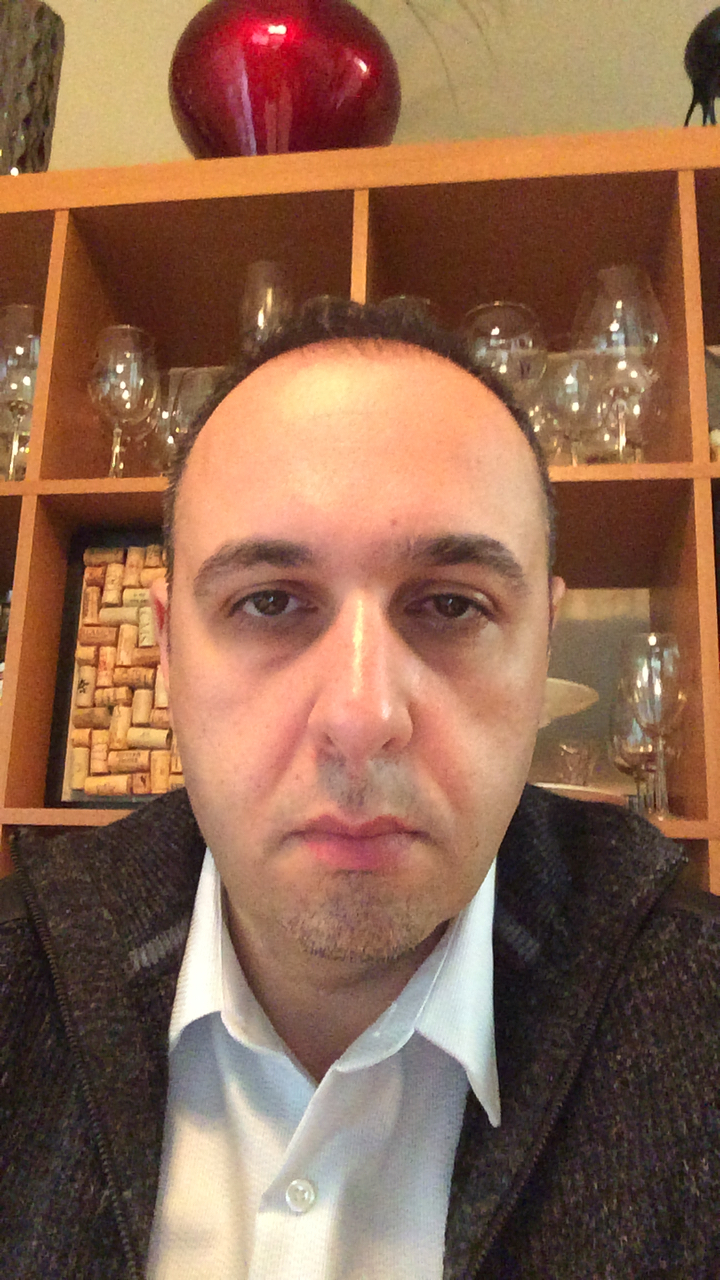
#> input picture algorithms/cvtools/test/test_data/DI0101.jpg, 720 x 1280 px
$ python -i effects.py   (imports and definitions only)
#> lines starting #> are read from the running program, lines starting #| are printed output that depends on the picture
#> further down, picture is the input picture: shape (1280, 720, 3); mean B, G, R 79.7, 102.6, 141.9
"""
Open CV Tools
Effects Module
Implementation of functions for image processing based on OpenCV.
"""
import cv2


def grayscale(image):
    """
    Open CV Tools/Effects Module
    Function for getting grayscale image object using cvtColor(...) transformation.

    :param image: numpy.ndarray image object
    :return: numpy.ndarray grayscale image object
    """
    gray = cv2.cvtColor(image, cv2.COLOR_BGR2GRAY)
    return gray


def equalizeHist(image):
    """
    Open CV Tools/Effects Module
    Function for getting grayscale image with equalized histogram
     from input grayscale image object.

    :param image: numpy.ndarray grayscale image object
    :return: numpy.ndarray grayscale equalized image
    """
    return cv2.equalizeHist(image)


def grayscaleAndEqualize(image):
    """
    Open CV Tools/Effects Module
    Function for getting grayscale image with equalized histogram.

    :param image: numpy.ndarray image object
    :return: numpy.ndarray grayscale equalized image object
    """
    gray = cv2.cvtColor(image, cv2.COLOR_BGR2GRAY)
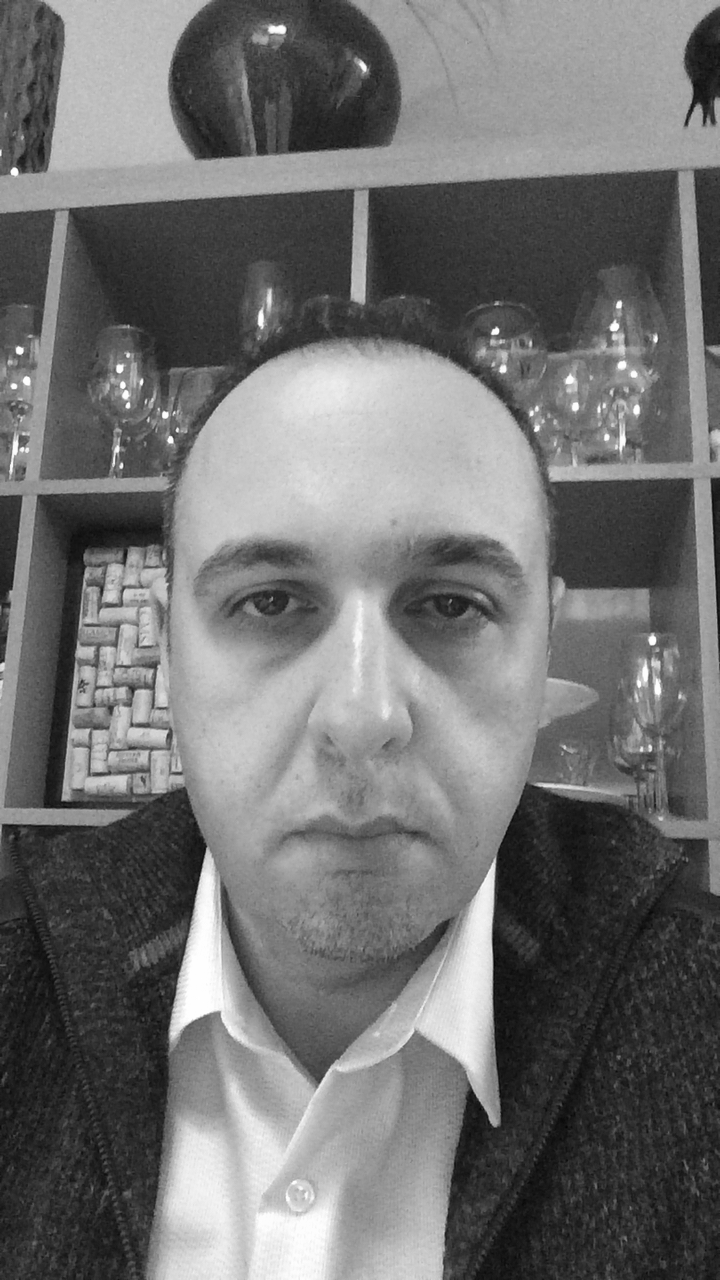
#> gray: shape (1280, 720); min 4, max 255, mean 111.8
    return cv2.equalizeHist(gray)
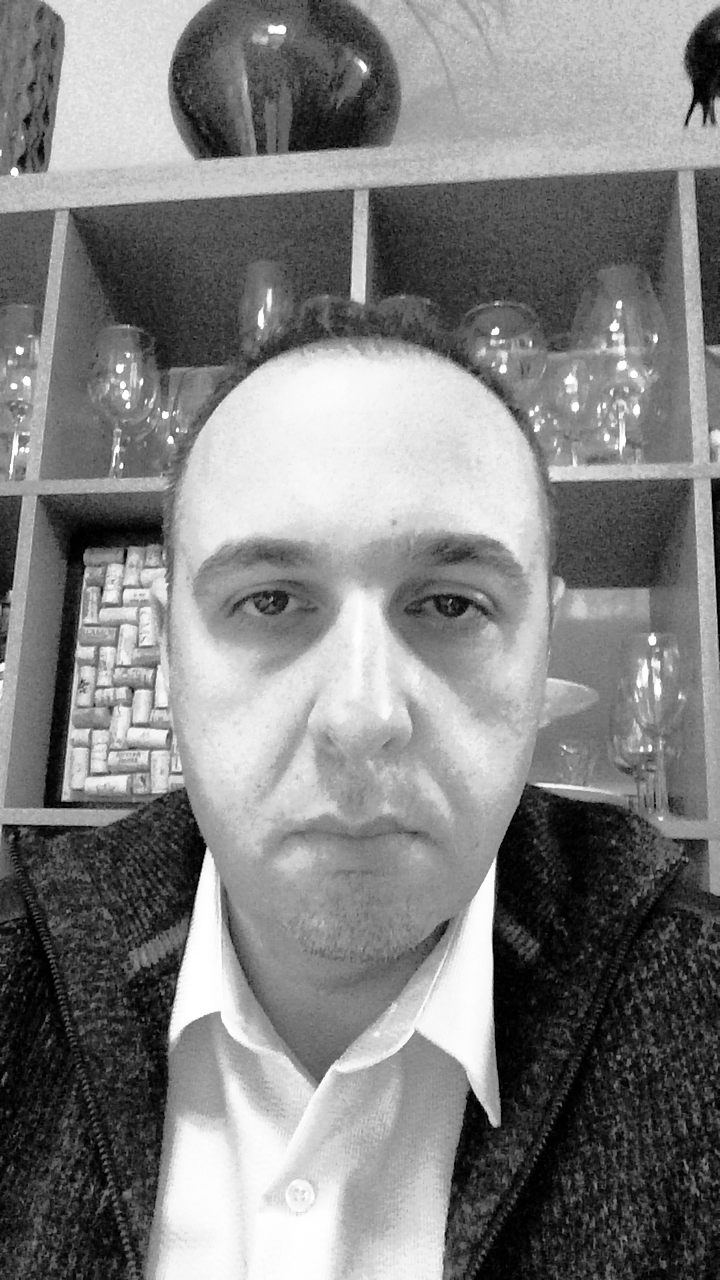
#> returned value: shape (1280, 720); min 0, max 255, mean 128.3

>>> import cv2
>>> picture = cv2.imread('test/test_data/DI0101.jpg')
>>> result = grayscaleAndEqualize(picture)
